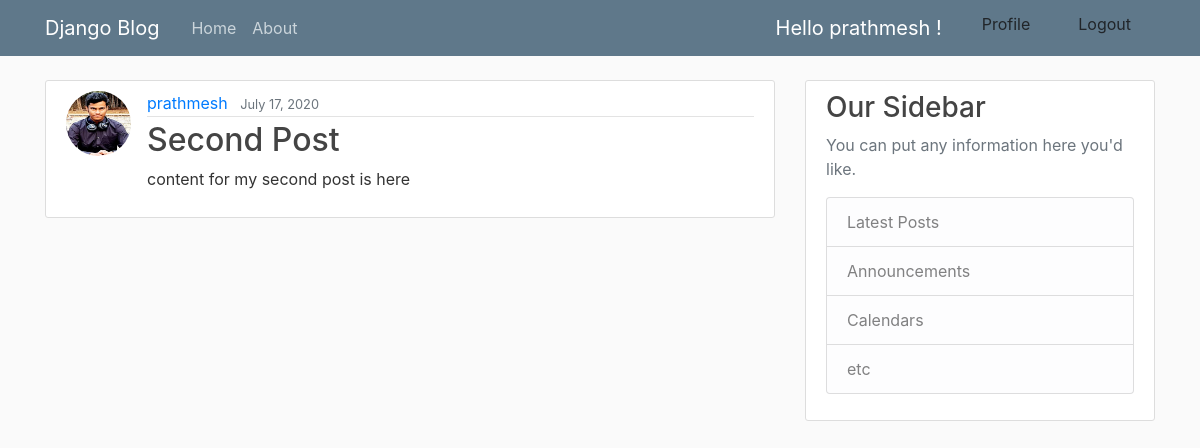
Page /detail/2/ (signed in) on the committed database.
### myblog/models.py (models this page shows, shortened)
class Post(models.Model):
    title = models.CharField(max_length=100)
    content = models.TextField()
    date_posted = models.DateTimeField(default=timezone.now)
    author = models.ForeignKey(User, on_delete=models.CharField)

class Profile(models.Model):
    user = models.OneToOneField(User, on_delete=models.CASCADE)
    image = models.ImageField(upload_to='profile_pics', default='profile_pics/download.png')

### myblog/views.py (the view)
# urls.py: path('detail/<int:pk>/', PostDetailView.as_view(), name='detail'),
class PostDetailView(LoginRequiredMixin, DetailView):
    model = Post

### myblog/templates/myblog/post_detail.html
{% extends "base.html" %}
{% block content %}
<article class="media content-section">
            <img class='rounded-circle article-img' src="{{ object.author.profile.image.url }}" alt="none">
          <div class="media-body">
            <div class="article-metadata">
              <a class="mr-2" href="#">{{ object.author }}</a>
              <small class="text-muted">{{ object.date_posted| date:'F d, Y'}}</small>
            </div>
            <h2 class="article-title" >{{ object.title| title }}</h2>
            <p class="article-content">{{ object.content }}</p>
          </div>
        </article>
{% endblock content %}

### templates/base.html (shortened to what this page needs)
{% load static %}
<!DOCTYPE html>
<html>
<head>
    <link rel="stylesheet" href="https://maxcdn.bootstrapcdn.com/bootstrap/4.0.0/css/bootstrap.min.css">
    <link rel="stylesheet" type="text/css" href="{% static 'myblog/main.css' %}">
</head>
<body>
    <header class="site-header">
      <nav class="navbar navbar-expand-md navbar-dark bg-steel fixed-top">
        <div class="container">
          <a class="navbar-brand mr-4" href="{% url 'myblog:home' %}">Django Blog</a>
          <div class="collapse navbar-collapse" id="navbarToggle">
            <div class="navbar-nav mr-auto">
              <a class="nav-item nav-link" href="{% url 'myblog:home' %}">Home</a>
              <a class="nav-item nav-link" href='#'>About</a>
            </div>
            <div class="navbar-nav">
              {% if not request.user.is_authenticated %}
          <a class="dropdown-item" href="{% url 'account_login'%}">Login</a>
          <a class="dropdown-item" href="{% url 'account_signup'%}">Signup</a>
          {% else %}
                <div class="navbar-brand"> Hello {{request.user}} !</div>
                <a class="dropdown-item" href="{% url 'myblog:profile'%}">Profile</a>
                <a class="dropdown-item" href="{% url 'account_logout'%}">Logout</a>
          {% endif %}
            </div>
          </div>
        </div>
      </nav>
    </header>
    <main role="main" class="container">
      <div class="row">
        <div class="col-md-8">
          {% block content %}
            {% endblock %}
        </div>
        <div class="col-md-4">
          <div class="content-section">
            <h3>Our Sidebar</h3>
            <p class='text-muted'>You can put any information here you'd like.
              <ul class="list-group">
                <li class="list-group-item list-group-item-light">Latest Posts</li>
                <li class="list-group-item list-group-item-light">Announcements</li>
                <li class="list-group-item list-group-item-light">Calendars</li>
                <li class="list-group-item list-group-item-light">etc</li>
              </ul>
            </p>
          </div>
        </div>
      </div>
    </main>
</body>
</html>

### static/myblog/main.css (style rules this page uses)
body { background: #fafafa; color: #333333; margin-top: 5rem; }
h1, h2, h3, h4, h5, h6 { color: #444444; }
ul { margin: 0; }
.bg-steel { background-color: #5f788a; }
.site-header .navbar-nav .nav-link { color: #cbd5db; }
.content-section { background: #ffffff; padding: 10px 20px; border: 1px solid #dddddd; border-radius: 3px; margin-bottom: 20px; }
.article-title { color: #444444; }
.article-content { white-space: pre-line; }
.article-img { height: 65px; width: 65px; margin-right: 16px; }
.article-metadata { padding-bottom: 1px; margin-bottom: 4px; border-bottom: 1px solid #e3e3e3 }

### rows in the picture
Post: author.profile.image (picture), author "prathmesh", date_posted "July 17, 2020", title "Second Post", content "content for my second post is here"

### other values in the picture
{{ request.user }} "prathmesh"
